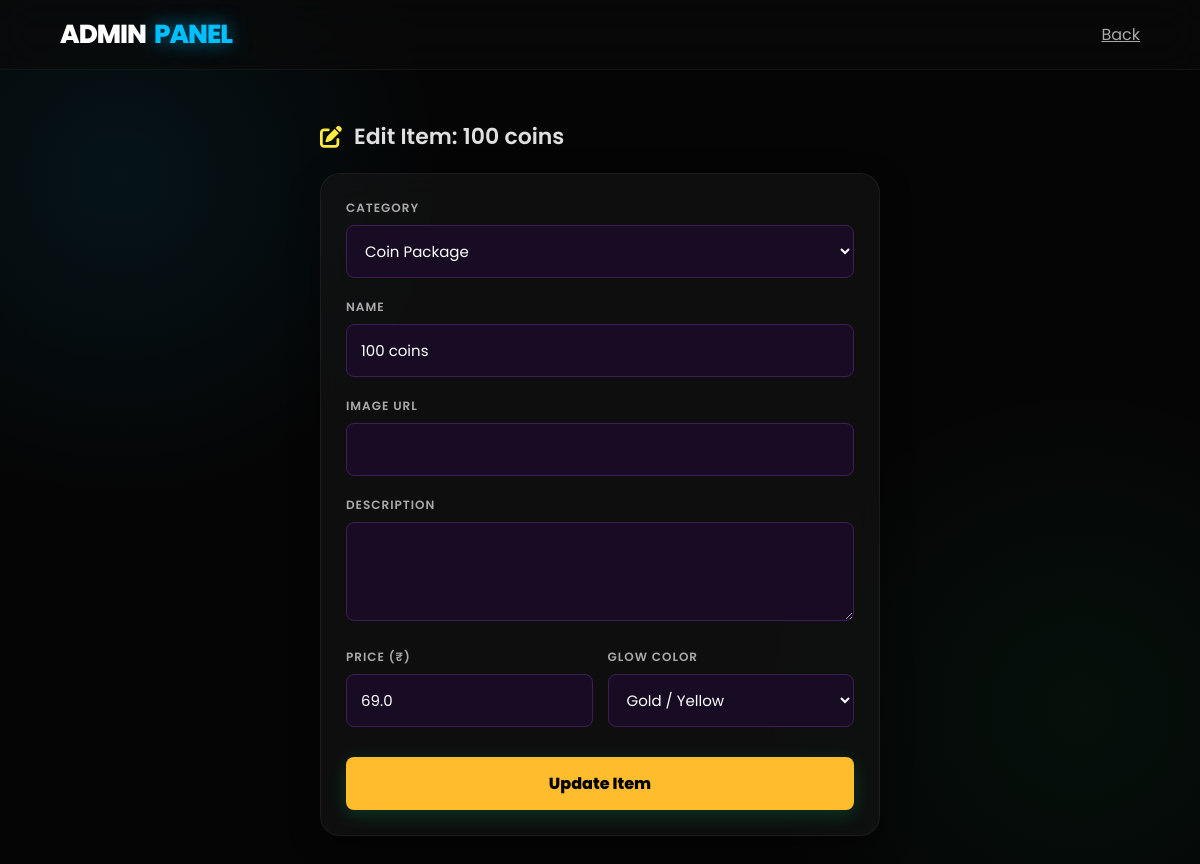
Page /admin/edit/8 (signed in) on the earlier database version.
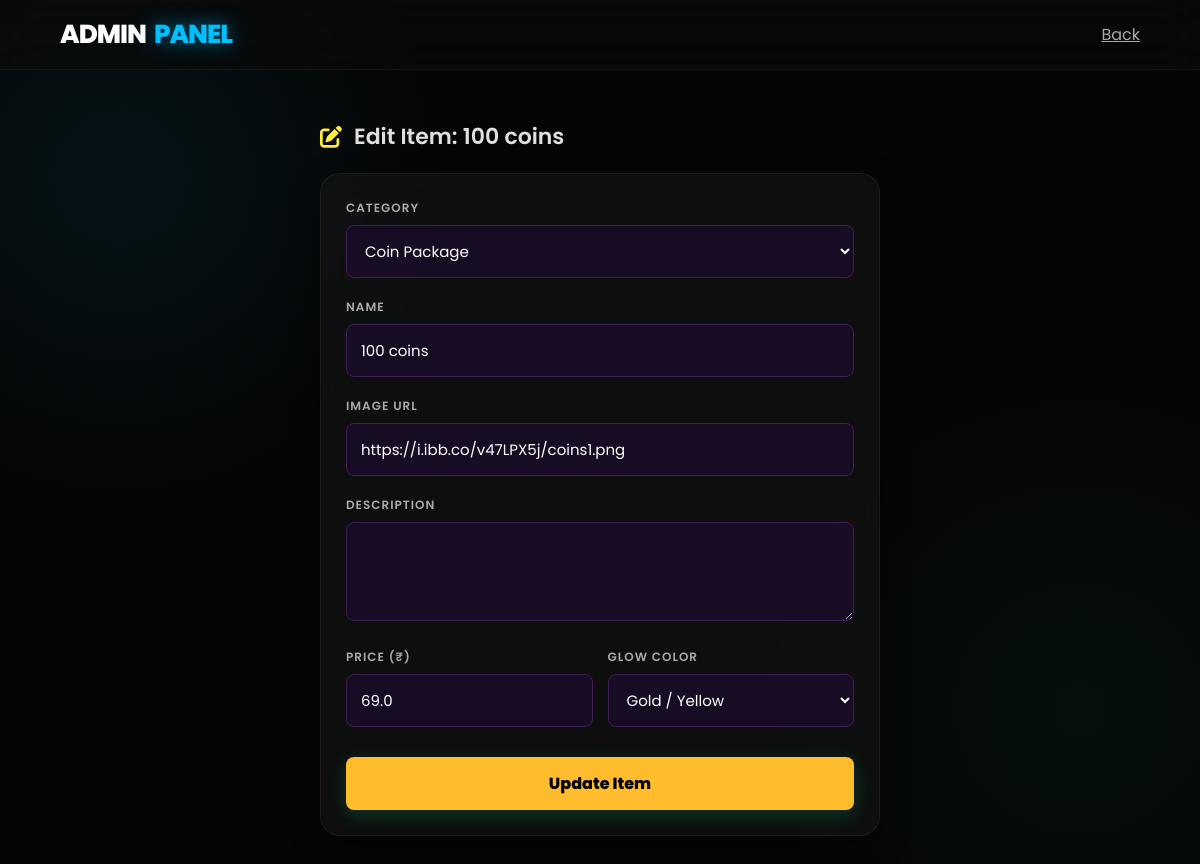
Same page on the later database version.
### models.py (models this page shows)
class Rank(db.Model):
    id = db.Column(db.Integer, primary_key=True)
    name = db.Column(db.String(100), nullable=False)
    price = db.Column(db.Float, nullable=False)
    description = db.Column(db.String(255))
    image_url = db.Column(db.String(200), default="")
    color_hex = db.Column(db.String(10), default="#00bfff")
    category = db.Column(db.String(50), default='rank')

### app.py (the view, shortened to what this page needs)
@app.route('/admin/edit/<int:id>', methods=['GET', 'POST'])
@login_required
def edit_rank(id):
    rank = Rank.query.get_or_404(id)
    return render_template('edit_rank.html', rank=rank)

### app.py (called while the page is built)
@login_manager.user_loader
def load_user(user_id):
    return User.query.get(int(user_id))

@app.context_processor
def inject_config():
    base_dir = os.path.abspath(os.path.dirname(__file__))
    config_path = os.path.join(base_dir, 'config.json')
    try:
        with open(config_path, 'r') as f:
            config = json.load(f)
        return dict(config=config)
    except:
        return dict(config={
            'server_name': 'Dora Bash',
            'logo_url': 'https://static.wikia.nocookie.net/minecraft_gamepedia/images/6/6e/Red_Apple_JE2_BE2.png',
            'hero_background': 'https://i.ibb.co/bM3tjBM3/8d3783658812bb071591febfca65c60b609fdfa0headerbg.webp'
        })

### templates/edit_rank.html (shortened to what this page needs)
<!DOCTYPE html>
<html lang="en">
<head>
    <link rel="stylesheet" href="{{ url_for('static', filename='style.css') }}">
    <link rel="stylesheet" href="https://cdnjs.cloudflare.com/ajax/libs/font-awesome/6.4.0/css/all.min.css">
</head>
<body>
    <nav class="navbar"><a href="/admin" class="brand">ADMIN <span>PANEL</span></a><a href="/admin" style="color: #aaa;">Back</a></nav>
    <div class="container edit-container">
        <div class="section-header"><i class="fas fa-edit" style="color: #ffeb3b;"></i> Edit Item: {{ rank.name }}</div>
        <div class="card">
            <form action="/admin/edit/{{ rank.id }}" method="POST">
                <div class="input-group">
                    <label class="input-label">Category</label>
                    <select name="category" class="dark-input">
                        <option value="coin" {% if rank.category == 'coin' %}selected{% endif %}>Coin Package</option>
                    </select>
                </div>
                <div class="input-group">
                    <label class="input-label">Name</label>
                    <input type="text" name="name" class="dark-input" value="{{ rank.name }}" required>
                </div>
                <div class="input-group">
                    <label class="input-label">Image URL</label>
                    <input type="text" name="image_url" class="dark-input" value="{{ rank.image_url }}">
                </div>
                <div class="input-group">
                    <label class="input-label">Description</label>
                    <textarea name="description" class="dark-input" rows="3">{{ rank.description }}</textarea>
                </div>
                <div style="display: grid; grid-template-columns: 1fr 1fr; gap: 15px;">
                    <div class="input-group"><label class="input-label">Price (₹)</label><input type="number" step="0.01" name="price" class="dark-input" value="{{ rank.price }}" required></div>
                    <div class="input-group"><label class="input-label">Glow Color</label>
                        <select name="color_hex" class="dark-input">
                            <option value="#ffeb3b" {% if rank.color_hex == '#ffeb3b' %}selected{% endif %}>Gold / Yellow</option>
                        </select>
                    </div>
                </div>
                <button type="submit" class="btn-submit">Update Item</button>
            </form>
        </div>
    </div>
</body>
</html>

Differences in the rows shown:
changed Rank "100 coins": image_url (not shown) → "https://i.ibb.co/v47LPX5j/coins1.png"
